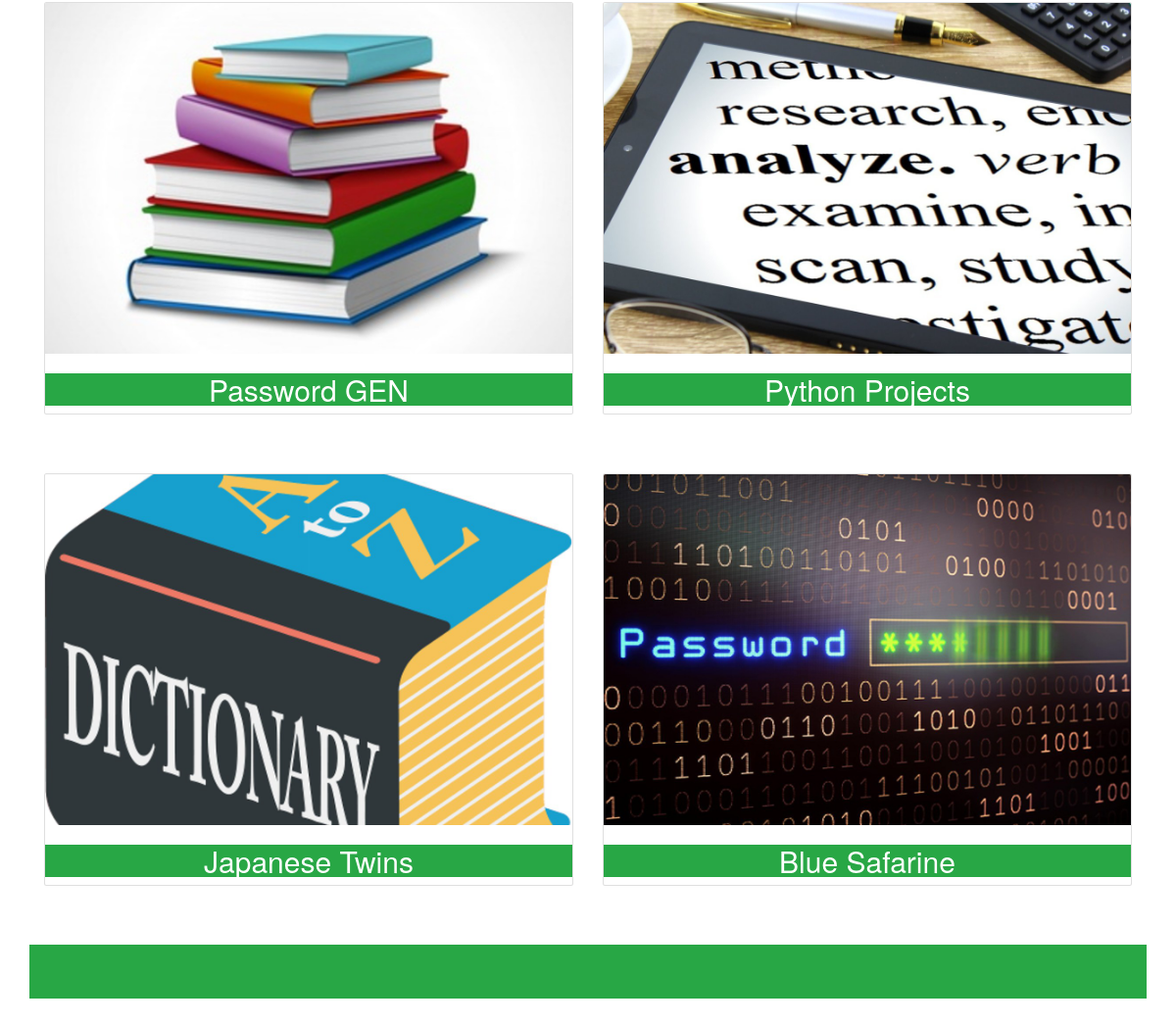
Before: / (middle part) with the older database file.
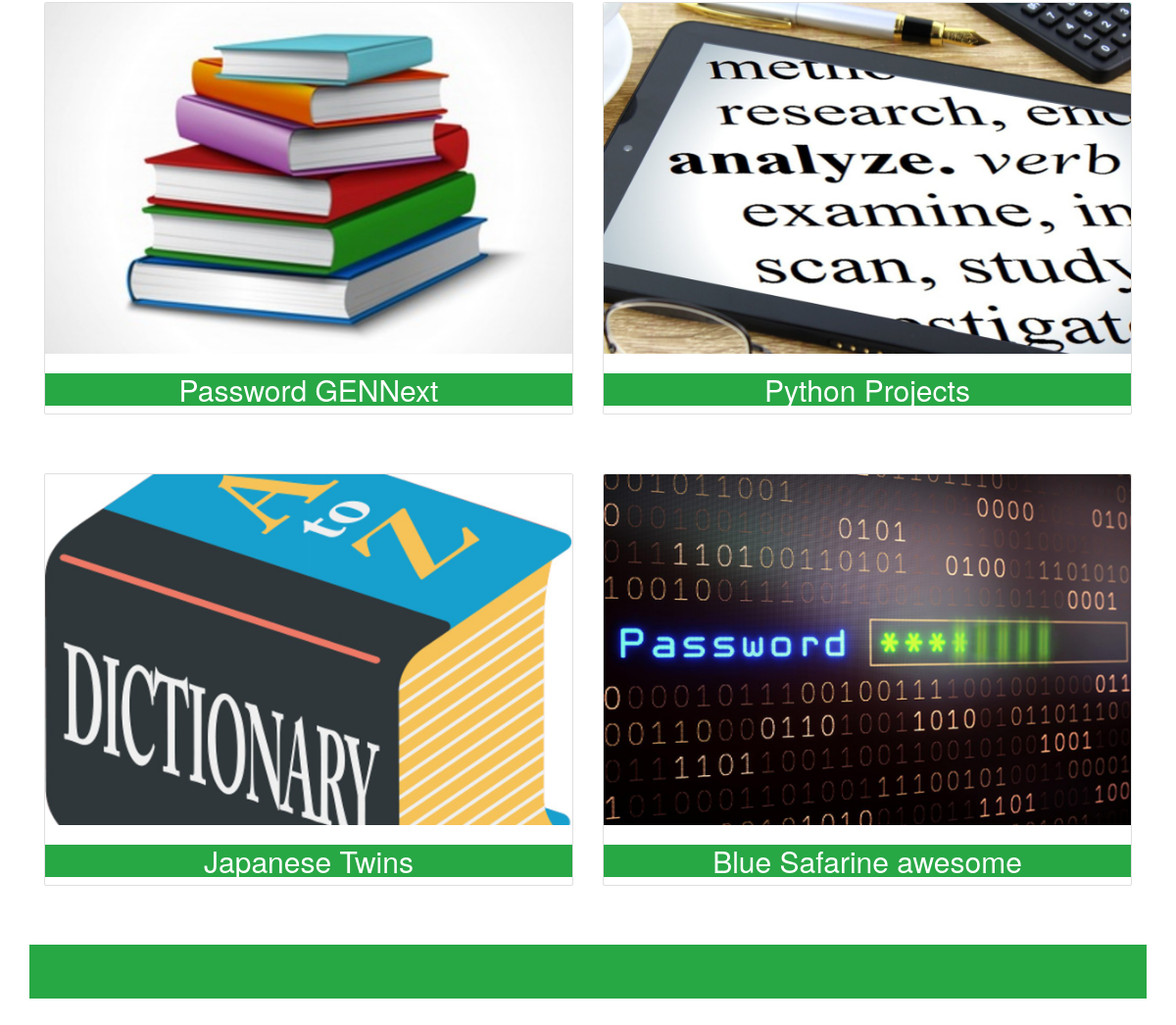
After: the same page with the newer database file.
### portfolio/models.py (models this page shows, shortened)
class Portfolio(models.Model):
    name=models.CharField(max_length=50)
    desc=models.CharField(max_length=500)
    image=models.ImageField(upload_to="portfolio/images")
    urls=models.URLField()

### portfolio/views.py (the view)
# urls.py: path('', views.home, name="homepage" ),
def home(request):
    list_object=Portfolio.objects.all()
    top_img=MainImage.objects.all()
    params={"objects":list_object,'main':top_img}
    return render(request,"portfolio/index.html", params)

### portfolio/templates/portfolio/index.html (shortened to what this page needs)
 {%extends 'portfolio/base.html' %}
 {% block card %}
 {% load static%}
 <div class="container " >
    <div class="row" >
        {% for object in objects %}
        <div class="col-md-6 col-sm-12 col-lg-6">
            <div class="card my-5">
                <img src="{{object.image.url}} " class="card-img-top img-fluid" style="height: auto; width: 100%;" >
                <div class="card-block">
                    <h2 class="card-title text-center bg-success text-white ">  {{object.name}}  </h2>
                </div>
            </div>
        </div>
        {% endfor %}
    </div>
</div>
<div class="p-3 mb-2 bg-success text-white my-5 text-center container">
    <h1 class="py-1 ">  </h1>
 </div>
 {%endblock%}

### portfolio/templates/portfolio/base.html (shortened to what this page needs)
<!doctype html>
<html lang="en">
  <head>
    <link rel="stylesheet" href="https://stackpath.bootstrapcdn.com/bootstrap/4.4.1/css/bootstrap.min.css">
    {% load static %}
    <link rel="stylesheet" href="{% static 'portfolio/bootstrap.css' %}">
    <link rel="stylesheet" href="{% static 'portfolio/ihover.css' %}">
  </head>
  <body>
      {% block card %}
      {% endblock %}
  </body>
</html>

Changed rows visible on the page:
changed Portfolio: name "Password GEN" → "Password GENNext"
changed Portfolio: name "Blue Safarine" → "Blue Safarine awesome"
